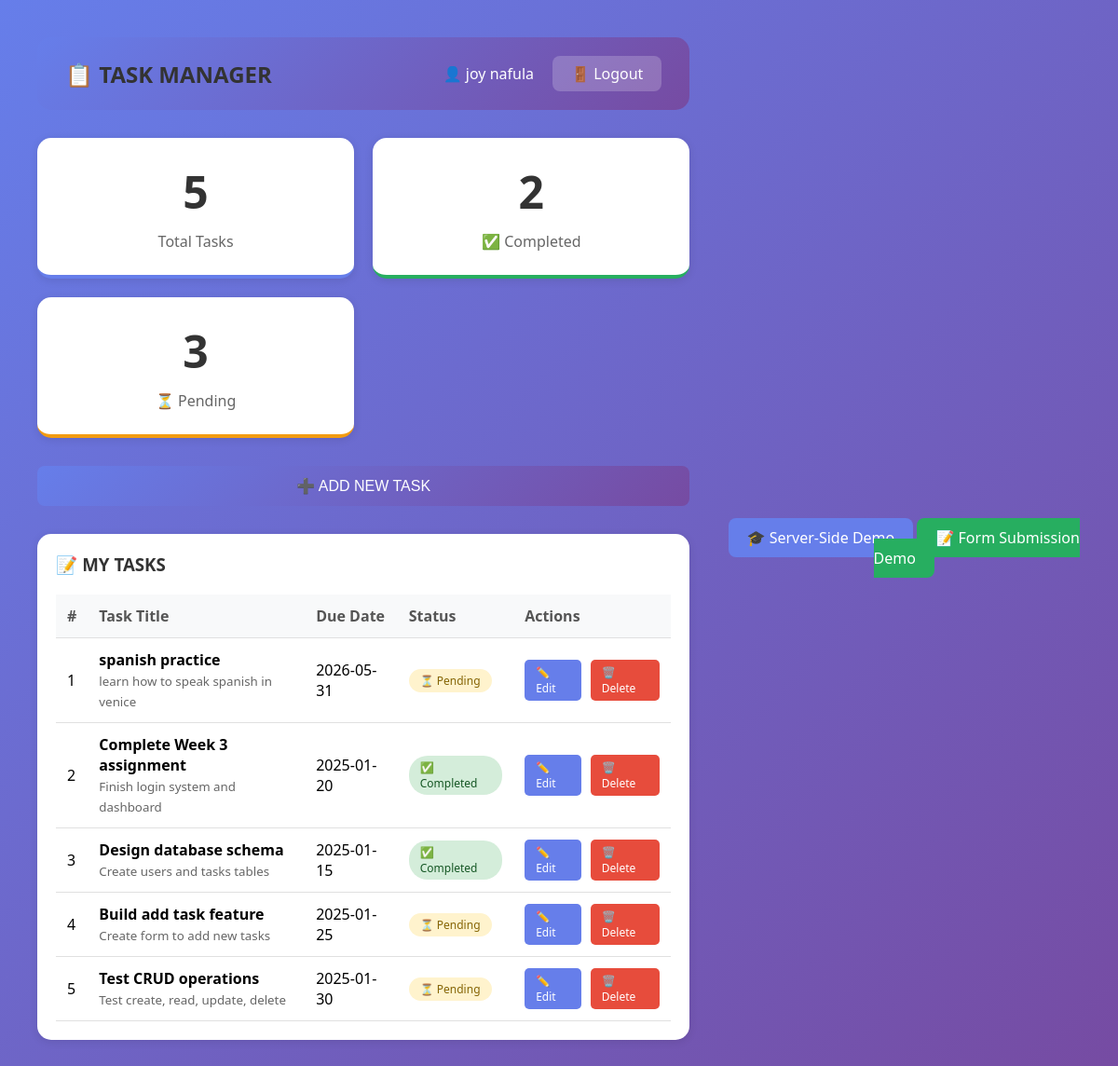
/dashboard.php (signed in), run on the app's committed database.
### tables this page shows
CREATE TABLE `tasks` (
  `id` int(11) NOT NULL,
  `user_id` int(11) NOT NULL,
  `title` varchar(200) NOT NULL,
  `description` text DEFAULT NULL,
  `due_date` date DEFAULT NULL,
  `status` enum('pending','completed') DEFAULT 'pending',
  `created_at` timestamp NOT NULL DEFAULT current_timestamp()
);

### dashboard.php (the view, shortened to what this page needs)
<?php
$user_name = $_SESSION['user_name'];
$user_id = $_SESSION['user_id'];
$conn = mysqli_connect("localhost", "root", "", "week3_taskmanager");
$stats_query = "SELECT
    COUNT(*) as total,
    SUM(CASE WHEN status = 'completed' THEN 1 ELSE 0 END) as completed,
    SUM(CASE WHEN status = 'pending' THEN 1 ELSE 0 END) as pending
FROM tasks WHERE user_id = $user_id";
$stats_result = mysqli_query($conn, $stats_query);
$stats = mysqli_fetch_assoc($stats_result);
$tasks_query = "SELECT * FROM tasks WHERE user_id = $user_id ORDER BY created_at DESC";
$tasks_result = mysqli_query($conn, $tasks_query);
?>
<!DOCTYPE html>
<html lang="en">
<head>
    <link rel="stylesheet" href="style.css">
</head>
<body>
    <div class="dashboard-container">
        <div class="dashboard-header">
            <div class="logo">
                <h2>📋 TASK MANAGER</h2>
            </div>
            <div class="user-info">
                <span>👤 <?php echo $user_name; ?></span>
                <a href="logout.php" class="logout-btn">🚪 Logout</a>
            </div>
        </div>
        <div class="stats-container">
            <div class="stat-card total">
                <div class="stat-number"><?php echo $stats['total'] ?? 0; ?></div>
                <div class="stat-label">Total Tasks</div>
            </div>
            <div class="stat-card completed">
                <div class="stat-number"><?php echo $stats['completed'] ?? 0; ?></div>
                <div class="stat-label">✅ Completed</div>
            </div>
            <div class="stat-card pending">
                <div class="stat-number"><?php echo $stats['pending'] ?? 0; ?></div>
                <div class="stat-label">⏳ Pending</div>
            </div>
        </div>
        <div class="add-task-section">
            <button class="btn-add" onclick="openModal()">➕ ADD NEW TASK</button>
        </div>
        <div class="tasks-container">
            <h3>📝 MY TASKS</h3>
            <?php if(mysqli_num_rows($tasks_result) > 0): ?>
            <table class="tasks-table">
                <thead>
                    <tr>
                        <th>#</th>
                        <th>Task Title</th>
                        <th>Due Date</th>
                        <th>Status</th>
                        <th>Actions</th>
                    </tr>
                </thead>
                <tbody>
                    <?php
                    $counter = 1;
                    while($task = mysqli_fetch_assoc($tasks_result)):
                    ?>
                    <tr>
                        <td><?php echo $counter++; ?></td>
                        <td>
                            <strong><?php echo htmlspecialchars($task['title']); ?></strong><br>
                            <small style="color:#666;"><?php echo htmlspecialchars(substr($task['description'], 0, 50)); ?></small>
                        </td>
                        <td><?php echo $task['due_date'] ?? 'Not set'; ?></td>
                        <td>
                            <span class="status-badge <?php echo $task['status'] == 'completed' ? 'status-completed' : 'status-pending'; ?>">
                                <?php echo $task['status'] == 'completed' ? '✅ Completed' : '⏳ Pending'; ?>
                            </span>
                        </td>
                        <td>
                            <div class="action-buttons">
                                <a href="edit_task.php?id=<?php echo $task['id']; ?>" class="btn-edit">✏️ Edit</a>
                                <a href="delete_task.php?id=<?php echo $task['id']; ?>" class="btn-delete" onclick="return confirm('Delete this task?')">🗑️ Delete</a>
                            </div>
                        </td>
                    </tr>
                    <?php endwhile; ?>
                </tbody>
            </table>
            <?php else: ?>
            <div class="no-tasks">
                <p>📭 No tasks yet. Click "Add New Task" to create your first task!</p>
            </div>
            <?php endif; ?>
        </div>
    </div>
    <div style="margin-top: 20px; text-align: center;">
    <a href="welcome.php" style="background:#667eea; color:white; padding:10px 20px; text-decoration:none; border-radius:8px;">🎓 Server-Side Demo</a>
    <a href="simple_form.html" style="background:#27ae60; color:white; padding:10px 20px; text-decoration:none; border-radius:8px;">📝 Form Submission Demo</a>
</div>
</body>
</html>

### style.css (style rules this page uses)
* { margin: 0; padding: 0; box-sizing: border-box; }
body { font-family: 'Segoe UI', Tahoma, Geneva, Verdana, sans-serif; background: linear-gradient(135deg, #667eea 0%, #764ba2 100%); min-height: 100vh; display: flex; justify-content: center; align-items: center; padding: 20px; }
h2 { color: #333; margin-bottom: 25px; text-align: center; font-size: 28px; }
button { width: 100%; padding: 14px; background: linear-gradient(135deg, #667eea 0%, #764ba2 100%); color: white; border: none; border-radius: 8px; font-size: 18px; cursor: pointer; transition: transform 0.2s; }

### dashboard.php (style rules this page uses)
.dashboard-container { max-width: 1200px; margin: 0 auto; padding: 20px; }
.dashboard-header { background: linear-gradient(135deg, #667eea 0%, #764ba2 100%); color: white; padding: 20px 30px; border-radius: 15px; margin-bottom: 30px; display: flex; justify-content: space-between; align-items: center; }
.logo h2 { margin: 0; font-size: 24px; }
.user-info { display: flex; align-items: center; gap: 20px; }
.logout-btn { background: rgba(255,255,255,0.2); color: white; padding: 8px 20px; text-decoration: none; border-radius: 8px; transition: background 0.3s; }
.stats-container { display: grid; grid-template-columns: repeat(auto-fit, minmax(250px, 1fr)); gap: 20px; margin-bottom: 30px; }
.stat-card { background: white; border-radius: 15px; padding: 25px; box-shadow: 0 2px 10px rgba(0,0,0,0.1); text-align: center; transition: transform 0.3s; }
.stat-card.total { border-bottom: 4px solid #667eea; }
.stat-card.completed { border-bottom: 4px solid #27ae60; }
.stat-card.pending { border-bottom: 4px solid #f39c12; }
.stat-number { font-size: 48px; font-weight: bold; color: #333; }
.stat-label { color: #666; margin-top: 10px; font-size: 16px; }
.add-task-section { margin-bottom: 30px; text-align: right; }
.btn-add { background: linear-gradient(135deg, #667eea 0%, #764ba2 100%); color: white; padding: 12px 30px; border: none; border-radius: 8px; font-size: 16px; cursor: pointer; transition: transform 0.2s; }
.tasks-container { background: white; border-radius: 15px; padding: 20px; box-shadow: 0 2px 10px rgba(0,0,0,0.1); }
.tasks-container h3 { margin-bottom: 20px; color: #333; }
.tasks-table { width: 100%; border-collapse: collapse; }
.tasks-table th, .tasks-table td { padding: 12px; text-align: left; border-bottom: 1px solid #e0e0e0; }
.tasks-table th { background: #f8f9fa; font-weight: 600; color: #555; }
.status-badge { display: inline-block; padding: 4px 12px; border-radius: 20px; font-size: 12px; font-weight: 500; }
.status-completed { background: #d4edda; color: #155724; }
.status-pending { background: #fff3cd; color: #856404; }
.action-buttons { display: flex; gap: 10px; }
.btn-edit { background: #667eea; color: white; padding: 5px 12px; text-decoration: none; border-radius: 5px; font-size: 12px; }
.btn-delete { background: #e74c3c; color: white; padding: 5px 12px; text-decoration: none; border-radius: 5px; font-size: 12px; }

### data on the page
tasks: title "spanish practice", description "learn how to speak spanish in venice", due_date "2026-05-31", status "⏳ Pending"
tasks: title "Complete Week 3 assignment", description "Finish login system and dashboard", due_date "2025-01-20", status "✅ Completed"
tasks: title "Design database schema", description "Create users and tasks tables", due_date "2025-01-15", status "✅ Completed"
tasks: title "Build add task feature", description "Create form to add new tasks", due_date "2025-01-25", status "⏳ Pending"
tasks: title "Test CRUD operations", description "Test create, read, update, delete", due_date "2025-01-30", status "⏳ Pending"

### other printed values
$user_name "joy nafula"
$stats['total'] "5"
$stats['completed'] "2"
$stats['pending'] "3"
